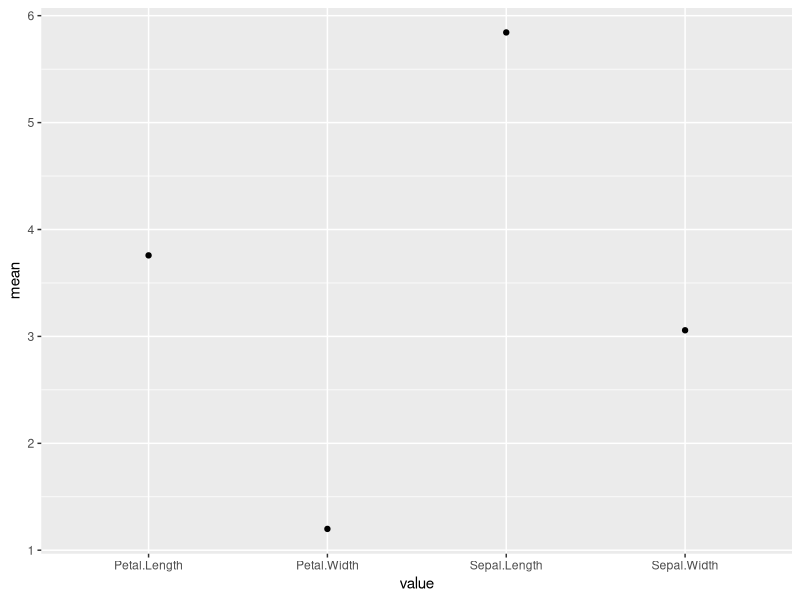

Source code (R):

#load packages

  #function to install and load required packages: Our first example of custom functions!
ipak <- function(pkg){
  new.pkg <- pkg[!(pkg %in% installed.packages()[, "Package"])]
  if (length(new.pkg)) 
    install.packages(new.pkg, dependencies = TRUE)
  sapply(pkg, require, character.only = TRUE)
}

ipak(c('tidyverse', 'datasets'))


##### Function Basics #########

print("Hellow World")

?print

View(print)

View(lm)

data(iris)

model <- lm(Sepal.Length ~ Species, data = iris)

summary(model)


##### Creating Custom Functions ########

sd(iris$Sepal.Length)/sqrt(length(iris$Sepal.Length))

2^2

squared <- function(x){
  x.sq <- x^2
  return(x.sq)
}

squared <- function(x){
  return(x^2)
}


squared(2)


SE <- function(values){
  fun.sd <- sd(values)
  fun.n <- length(values)
  se <- fun.sd/sqrt(fun.n)
  return(se)
}

SE(iris$Sepal.Length)
SE(iris$Petal.Length)


mean_se_summary <- function(df) # a dataframe
{ 
  
  #initialize vectors
  means <- c()
  SEs <- c()
  my.names <- c()
  
  #iterate through every column
  for(i in 1:ncol(df)){
    
    #filter to only numeric columns
    if(class(df[,i]) == "numeric"){
      
      #mean
      means <- c(means, mean(df[,i]))
      #SE
      SEs <- c(SEs, SE(df[,i]))
      #name
      my.names <- c(my.names, colnames(df)[i])
      
    } else { #if the column isn't numeric
      next() #skip it
    }
    
  }
  
  #create output data frame
  output <- data.frame(value = my.names,
                       mean = means,
                       se = SEs)
  
  return(output)
}


sum.iris <- mean_se_summary(iris)


ggplot(sum.iris, aes(value, mean)) + geom_point()




